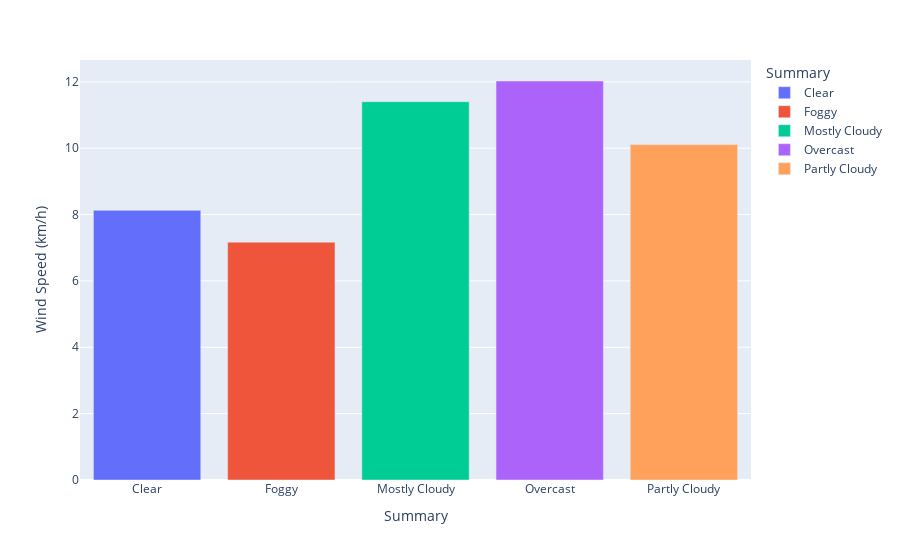

Write notebook code for a chart like this one.
### Code cell
fig_win.show()

### Figure 1 — Plotly figure (JSON) as saved in the notebook; plotly's stock layout.template omitted (floating-point values rounded to 4 significant figures)
{"data": [{"alignmentgroup": "True", "hovertemplate": "Summary=%{x}<br>Wind Speed (km/h)=%{y}<extra></extra>", "legendgroup": "Clear", "marker": {"color": "#636efa", "pattern": {"shape": ""}}, "name": "Clear", "offsetgroup": "Clear", "orientation": "v", "showlegend": true, "textposition": "auto", "type": "bar", "x": ["Clear"], "xaxis": "x", "y": [8.128], "yaxis": "y"}, {"alignmentgroup": "True", "hovertemplate": "Summary=%{x}<br>Wind Speed (km/h)=%{y}<extra></extra>", "legendgroup": "Foggy", "marker": {"color": "#EF553B", "pattern": {"shape": ""}}, "name": "Foggy", "offsetgroup": "Foggy", "orientation": "v", "showlegend": true, "textposition": "auto", "type": "bar", "x": ["Foggy"], "xaxis": "x", "y": [7.169], "yaxis": "y"}, {"alignmentgroup": "True", "hovertemplate": "Summary=%{x}<br>Wind Speed (km/h)=%{y}<extra></extra>", "legendgroup": "Mostly Cloudy", "marker": {"color": "#00cc96", "pattern": {"shape": ""}}, "name": "Mostly Cloudy", "offsetgroup": "Mostly Cloudy", "orientation": "v", "showlegend": true, "textposition": "auto", "type": "bar", "x": ["Mostly Cloudy"], "xaxis": "x", "y": [11.4], "yaxis": "y"}, {"alignmentgroup": "True", "hovertemplate": "Summary=%{x}<br>Wind Speed (km/h)=%{y}<extra></extra>", "legendgroup": "Overcast", "marker": {"color": "#ab63fa", "pattern": {"shape": ""}}, "name": "Overcast", "offsetgroup": "Overcast", "orientation": "v", "showlegend": true, "textposition": "auto", "type": "bar", "x": ["Overcast"], "xaxis": "x", "y": [12.03], "yaxis": "y"}, {"alignmentgroup": "True", "hovertemplate": "Summary=%{x}<br>Wind Speed (km/h)=%{y}<extra></extra>", "legendgroup": "Partly Cloudy", "marker": {"color": "#FFA15A", "pattern": {"shape": ""}}, "name": "Partly Cloudy", "offsetgroup": "Partly Cloudy", "orientation": "v", "showlegend": true, "textposition": "auto", "type": "bar", "x": ["Partly Cloudy"], "xaxis": "x", "y": [10.11], "yaxis": "y"}], "layout": {"barmode": "relative", "legend": {"title": {"text": "Summary"}, "tracegroupgap": 0}, "margin": {"t": 60}, "xaxis": {"anchor": "y", "categoryarray": ["Clear", "Foggy", "Mostly Cloudy", "Overcast", "Partly Cloudy"], "categoryorder": "array", "domain": [0, 1], "title": {"text": "Summary"}}, "yaxis": {"anchor": "x", "domain": [0, 1], "title": {"text": "Wind Speed (km/h)"}}}}
